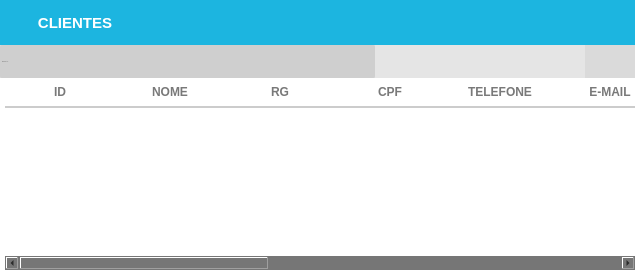
            <widget class="QWidget" name="clientes">
             <layout class="QGridLayout" name="gridLayout_2">
              <property name="leftMargin">
               <number>0</number>
              </property>
              <property name="topMargin">
               <number>0</number>
              </property>
              <property name="rightMargin">
               <number>0</number>
              </property>
              <property name="bottomMargin">
               <number>0</number>
              </property>
              <property name="spacing">
               <number>0</number>
              </property>
              <item row="0" column="0">
               <widget class="QFrame" name="frame_4">
                <property name="styleSheet">
                 <string notr="true">background-color: rgb(118, 118, 118);</string>
                </property>
                <property name="frameShape">
                 <enum>QFrame::NoFrame</enum>
                </property>
                <property name="frameShadow">
                 <enum>QFrame::Raised</enum>
                </property>
                <layout class="QVBoxLayout" name="verticalLayout_3">
                 <property name="spacing">
                  <number>0</number>
                 </property>
                 <property name="leftMargin">
                  <number>0</number>
                 </property>
                 <property name="topMargin">
                  <number>0</number>
                 </property>
                 <property name="rightMargin">
                  <number>0</number>
                 </property>
                 <property name="bottomMargin">
                  <number>0</number>
                 </property>
                 <item>
                  <widget class="QFrame" name="frame_8">
                   <property name="maximumSize">
                    <size>
                     <width>16777215</width>
                     <height>45</height>
                    </size>
                   </property>
                   <property name="styleSheet">
                    <string notr="true">background-color: qlineargradient(spread:pad, x1:0.518552, y1:0.414227, x2:0.52957, y2:1, stop:0 #1CB5E0 , stop:1 #1CB5E0);</string>
                   </property>
                   <property name="frameShape">
                    <enum>QFrame::NoFrame</enum>
                   </property>
                   <property name="frameShadow">
                    <enum>QFrame::Raised</enum>
                   </property>
                   <layout class="QHBoxLayout" name="horizontalLayout_5">
                    <property name="spacing">
                     <number>0</number>
                    </property>
                    <property name="leftMargin">
                     <number>0</number>
                    </property>
                    <property name="topMargin">
                     <number>0</number>
                    </property>
                    <property name="rightMargin">
                     <number>0</number>
                    </property>
                    <property name="bottomMargin">
                     <number>0</number>
                    </property>
                    <item>
                     <widget class="QPushButton" name="pushButton_14">
                      <property name="minimumSize">
                       <size>
                        <width>150</width>
                        <height>45</height>
                       </size>
                      </property>
                      <property name="styleSheet">
                       <string notr="true">QPushButton {
background-color:  #1CB5E0;
border: none;
color: rgb(255, 255, 255);
font-weight: bold;
font-size: 15px;


text-transform: uppercase
 }
QPushButton:hover{
background-color: #000046;
border: none;
color: rgb(255, 255, 255);
font-weight: bold;
font-size: 16px;
text-decoration:underline;



}</string>
                      </property>
                      <property name="text">
                       <string>CLIENTES</string>
                      </property>
                      <property name="icon">
                       <iconset>
                        <normaloff>../Icones/clientes.png</normaloff>../Icones/clientes.png</iconset>
                      </property>
                      <property name="iconSize">
                       <size>
                        <width>30</width>
                        <height>30</height>
                       </size>
                      </property>
                     </widget>
                    </item>
                    <item>
                     <spacer name="horizontalSpacer_2">
                      <property name="orientation">
                       <enum>Qt::Horizontal</enum>
                      </property>
                      <property name="sizeHint" stdset="0">
                       <size>
                        <width>485</width>
                        <height>20</height>
                       </size>
                      </property>
                     </spacer>
                    </item>
                   </layout>
                  </widget>
                 </item>
                 <item>
                  <widget class="QFrame" name="frame_9">
                   <property name="maximumSize">
                    <size>
                     <width>16777215</width>
                     <height>33</height>
                    </size>
                   </property>
                   <property name="styleSheet">
                    <string notr="true">background-color: rgb(218, 218, 218);</string>
                   </property>
                   <property name="frameShape">
                    <enum>QFrame::NoFrame</enum>
                   </property>
                   <property name="frameShadow">
                    <enum>QFrame::Raised</enum>
                   </property>
                   <layout class="QGridLayout" name="gridLayout_8">
                    <property name="leftMargin">
                     <number>0</number>
                    </property>
                    <property name="topMargin">
                     <number>0</number>
                    </property>
                    <property name="rightMargin">
                     <number>0</number>
                    </property>
                    <property name="bottomMargin">
                     <number>0</number>
                    </property>
                    <property name="spacing">
                     <number>0</number>
                    </property>
                    <item row="0" column="0">
                     <widget class="QLineEdit" name="tx_BuscaClientes">
                      <property name="sizePolicy">
                       <sizepolicy hsizetype="Preferred" vsizetype="Preferred">
                        <horstretch>0</horstretch>
                        <verstretch>0</verstretch>
                       </sizepolicy>
                      </property>
                      <property name="maximumSize">
                       <size>
                        <width>777777</width>
                        <height>16777215</height>
                       </size>
                      </property>
                      <property name="font">
                       <font>
                        <family>Arial</family>
                        <pointsize>-1</pointsize>
                        <weight>50</weight>
                        <italic>false</italic>
                        <bold>false</bold>
                       </font>
                      </property>
                      <property name="mouseTracking">
                       <bool>false</bool>
                      </property>
                      <property name="focusPolicy">
                       <enum>Qt::ClickFocus</enum>
                      </property>
                      <property name="styleSheet">
                       <string notr="true">QLineEdit{
background: #CFCFCF;
border-radius: 2px;
color: #000;
font: 13px &quot;Arial&quot; ;
text-transform: uppercase;
}
QLineEdit:Focus {
border: 1px solid blue;
}</string>
                      </property>
                      <property name="placeholderText">
                       <string>PESQUISAR...</string>
                      </property>
                     </widget>
                    </item>
                    <item row="0" column="2">
                     <widget class="QPushButton" name="pushButton_25">
                      <property name="sizePolicy">
                       <sizepolicy hsizetype="Preferred" vsizetype="Preferred">
                        <horstretch>0</horstretch>
                        <verstretch>0</verstretch>
                       </sizepolicy>
                      </property>
                      <property name="minimumSize">
                       <size>
                        <width>0</width>
                        <height>33</height>
                       </size>
                      </property>
                      <property name="maximumSize">
                       <size>
                        <width>50</width>
                        <height>16777215</height>
                       </size>
                      </property>
                      <property name="toolTip">
                       <string>Adicionar</string>
                      </property>
                      <property name="styleSheet">
                       <string notr="true">QPushButton {

background-color: rgb(229, 229, 229);
border:none;
 }
QPushButton:hover{
background-color: rgb(255, 255, 255);

}</string>
                      </property>
                      <property name="text">
                       <string/>
                      </property>
                      <property name="icon">
                       <iconset>
                        <normaloff>../Icones/adicionar.png</normaloff>../Icones/adicionar.png</iconset>
                      </property>
                      <property name="iconSize">
                       <size>
                        <width>50</width>
                        <height>25</height>
                       </size>
                      </property>
                     </widget>
                    </item>
                    <item row="0" column="4">
                     <widget class="QPushButton" name="pushButton_16">
                      <property name="sizePolicy">
                       <sizepolicy hsizetype="Preferred" vsizetype="Preferred">
                        <horstretch>0</horstretch>
                        <verstretch>0</verstretch>
                       </sizepolicy>
                      </property>
                      <property name="minimumSize">
                       <size>
                        <width>0</width>
                        <height>0</height>
                       </size>
                      </property>
                      <property name="maximumSize">
                       <size>
                        <width>60</width>
                        <height>33</height>
                       </size>
                      </property>
                      <property name="font">
                       <font>
                        <pointsize>6</pointsize>
                       </font>
                      </property>
                      <property name="toolTip">
                       <string>Editar</string>
                      </property>
                      <property name="styleSheet">
                       <string notr="true">QPushButton {
background-color: rgb(229, 229, 229);
border:none;
 }
QPushButton:hover{
background-color: rgb(255, 255, 255);

}</string>
                      </property>
                      <property name="text">
                       <string/>
                      </property>
                      <property name="icon">
                       <iconset>
                        <normaloff>../Icones/editar.png</normaloff>../Icones/editar.png</iconset>
                      </property>
                      <property name="iconSize">
                       <size>
                        <width>50</width>
                        <height>25</height>
                       </size>
                      </property>
                     </widget>
                    </item>
                    <item row="0" column="5">
                     <widget class="QPushButton" name="pushButton_17">
                      <property name="sizePolicy">
                       <sizepolicy hsizetype="Preferred" vsizetype="Preferred">
                        <horstretch>0</horstretch>
                        <verstretch>0</verstretch>
                       </sizepolicy>
                      </property>
                      <property name="minimumSize">
                       <size>
                        <width>0</width>
                        <height>33</height>
                       </size>
                      </property>
                      <property name="maximumSize">
                       <size>
                        <width>50</width>
                        <height>16777215</height>
                       </size>
                      </property>
                      <property name="toolTip">
                       <string>Excluir</string>
                      </property>
                      <property name="styleSheet">
                       <string notr="true">QPushButton {
background-color: rgb(229, 229, 229);
border:none;
 }
QPushButton:hover{
background-color: rgb(255, 255, 255);

}</string>
                      </property>
                      <property name="text">
                       <string/>
                      </property>
                      <property name="icon">
                       <iconset>
                        <normaloff>../Icones/remover.png</normaloff>../Icones/remover.png</iconset>
                      </property>
                      <property name="iconSize">
                       <size>
                        <width>30</width>
                        <height>27</height>
                       </size>
                      </property>
                     </widget>
                    </item>
                    <item row="0" column="6">
                     <widget class="QPushButton" name="pushButton_18">
                      <property name="sizePolicy">
                       <sizepolicy hsizetype="Preferred" vsizetype="Preferred">
                        <horstretch>0</horstretch>
                        <verstretch>0</verstretch>
                       </sizepolicy>
                      </property>
                      <property name="minimumSize">
                       <size>
                        <width>0</width>
                        <height>33</height>
                       </size>
                      </property>
                      <property name="maximumSize">
                       <size>
                        <width>50</width>
                        <height>16777215</height>
                       </size>
                      </property>
                      <property name="toolTip">
                       <string>Imprimir</string>
                      </property>
                      <property name="styleSheet">
                       <string notr="true">QPushButton {
border:none;
 }
QPushButton:hover{
background-color: rgb(255, 255, 255);

}</string>
                      </property>
                      <property name="text">
                       <string/>
                      </property>
                      <property name="icon">
                       <iconset>
                        <normaloff>../Icones/impressora.png</normaloff>../Icones/impressora.png</iconset>
                      </property>
                      <property name="iconSize">
                       <size>
                        <width>30</width>
                        <height>30</height>
                       </size>
                      </property>
                     </widget>
                    </item>
                    <item row="0" column="1">
                     <widget class="QPushButton" name="Bt_PesquisaClientes">
                      <property name="sizePolicy">
                       <sizepolicy hsizetype="Preferred" vsizetype="Preferred">
                        <horstretch>0</horstretch>
                        <verstretch>0</verstretch>
                       </sizepolicy>
                      </property>
                      <property name="minimumSize">
                       <size>
                        <width>0</width>
                        <height>33</height>
                       </size>
                      </property>
                      <property name="maximumSize">
                       <size>
                        <width>50</width>
                        <height>16777215</height>
                       </size>
                      </property>
                      <property name="toolTip">
                       <string>Pesquisar</string>
                      </property>
                      <property name="styleSheet">
                       <string notr="true">QPushButton {

background-color: rgb(229, 229, 229);
border:none;
 }
QPushButton:hover{
background-color: rgb(255, 255, 255);

}</string>
                      </property>
                      <property name="text">
                       <string/>
                      </property>
                      <property name="icon">
                       <iconset>
                        <normaloff>../Icones/pesquisar.png</normaloff>../Icones/pesquisar.png</iconset>
                      </property>
                      <property name="iconSize">
                       <size>
                        <width>50</width>
                        <height>30</height>
                       </size>
                      </property>
                     </widget>
                    </item>
                   </layout>
                  </widget>
                 </item>
                 <item>
                  <widget class="QFrame" name="frame_10">
                   <property name="frameShape">
                    <enum>QFrame::NoFrame</enum>
                   </property>
                   <property name="frameShadow">
                    <enum>QFrame::Raised</enum>
                   </property>
                   <layout class="QHBoxLayout" name="horizontalLayout_7">
                    <property name="spacing">
                     <number>0</number>
                    </property>
                    <property name="leftMargin">
                     <number>0</number>
                    </property>
                    <property name="topMargin">
                     <number>0</number>
                    </property>
                    <property name="rightMargin">
                     <number>0</number>
                    </property>
                    <property name="bottomMargin">
                     <number>0</number>
                    </property>
                    <item>
                     <widget class="QTableWidget" name="tableWidget_2">
                      <property name="sizePolicy">
                       <sizepolicy hsizetype="Preferred" vsizetype="Preferred">
                        <horstretch>0</horstretch>
                        <verstretch>0</verstretch>
                       </sizepolicy>
                      </property>
                      <property name="styleSheet">
                       <string notr="true">QTableView{
color: #797979;
font-weight: bold;
font-size: 9px;
background: #FFF;
padding: 0 0 0 5px;
}
QHeaderView:section{
background: #FFF;
padding: 5px 0 ;
font-size: 12px;
font-family: &quot;Arial&quot;;
font-weight: bold;
color: #797979;
border: none;
border-bottom: 2px solid #CCC;
text-transform: uppercase
}
QTableView::item {
border-bottom: 1px solid #CCC;
padding: 1px;
}

</string>
                      </property>
                      <property name="frameShape">
                       <enum>QFrame::NoFrame</enum>
                      </property>
                      <property name="dragDropOverwriteMode">
                       <bool>true</bool>
                      </property>
                      <property name="columnCount">
                       <number>12</number>
                      </property>
                      <attribute name="horizontalHeaderDefaultSectionSize">
                       <number>110</number>
                      </attribute>
                      <attribute name="horizontalHeaderMinimumSectionSize">
                       <number>15</number>
                      </attribute>
                      <attribute name="verticalHeaderHighlightSections">
                       <bool>true</bool>
                      </attribute>
                      <attribute name="verticalHeaderShowSortIndicator" stdset="0">
                       <bool>false</bool>
                      </attribute>
                      <attribute name="verticalHeaderStretchLastSection">
                       <bool>false</bool>
                      </attribute>
                      <column>
                       <property name="text">
                        <string>ID</string>
                       </property>
                      </column>
                      <column>
                       <property name="text">
                        <string>NOME</string>
                       </property>
                      </column>
                      <column>
                       <property name="text">
                        <string>RG</string>
                       </property>
                      </column>
                      <column>
                       <property name="text">
                        <string>CPF</string>
                       </property>
                      </column>
                      <column>
                       <property name="text">
                        <string>TELEFONE</string>
                       </property>
                      </column>
                      <column>
                       <property name="text">
                        <string>E-MAIL</string>
                       </property>
                      </column>
                      <column>
                       <property name="text">
                        <string>CEP</string>
                       </property>
                      </column>
                      <column>
                       <property name="text">
                        <string>ENDEREÇO</string>
                       </property>
                      </column>
                      <column>
                       <property name="text">
                        <string>NÚMERO</string>
                       </property>
                      </column>
                      <column>
                       <property name="text">
                        <string>BAIRRO</string>
                       </property>
                      </column>
                      <column>
                       <property name="text">
                        <string>CIDADE</string>
                       </property>
                      </column>
                      <column>
                       <property name="text">
                        <string>ESTADO</string>
                       </property>
                      </column>
                     </widget>
                    </item>
                   </layout>
                  </widget>
                 </item>
                </layout>
               </widget>
              </item>
             </layout>
            </widget>
